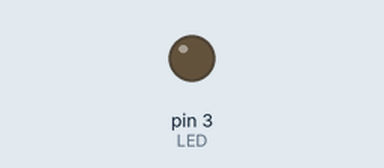
This sketch was run on a simulated Arduino Uno, built with avr-gcc and run on an emulated ATmega328P. Shown: output pins drawn as LEDs (lit = HIGH).

Above: at 0.05 s.
At 0.65 s:
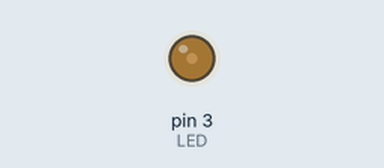
At 1.3 s:
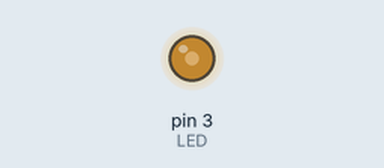
At 2.6 s:
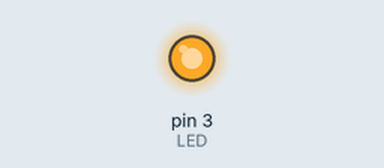
Timing chart, 0 to 6.0 s (numbered marks = the images above):
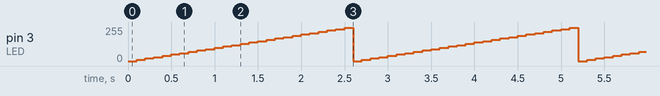

The sketch:

fading.ino
```cpp
#define LED 3

void setup() {
  pinMode(LED, OUTPUT);

}

void loop() {
  for (int i = 0; i <= 255; i+=10) {
    analogWrite(LED, i);
    delay(100);
  }
  digitalWrite(LED, LOW);
}
```

Measured:
- by itself, pin 3 (LED): ramps from 0/255 to 250/255 and jumps back, once every 2.6 s
